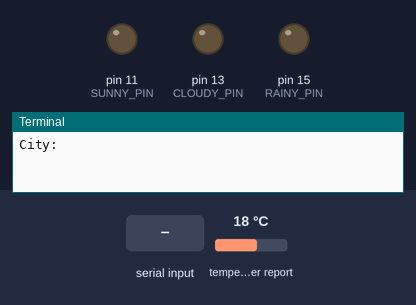
Simulated run of this program. Board: Raspberry Pi (header pin numbers). Shown: output pins drawn as LEDs (lit = HIGH), the last lines printed to the terminal. The test bench sets the inputs (shaded band); at power-on: temperature in the web weather report 18 °C. Requests to the public web service named in the program get a made-up reply in its usual format after 0.4 s (London, UTC, broken clouds, 64 % humidity, 1013 hPa unless stated).

Above: at 1.2 s.
1.3 s: "clear sky" typed at the terminal, then Enter
At 2.8 s:
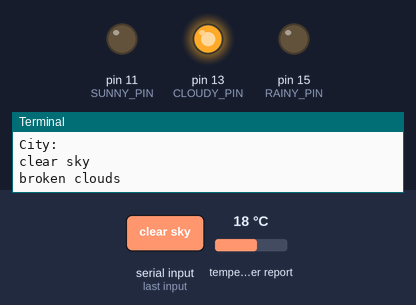
Timing chart, 0 to 4.3 s (numbered marks = the images above; inputs shaded):
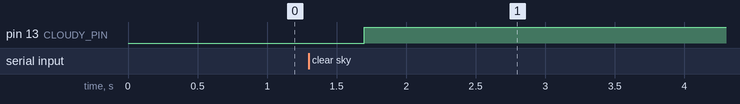

Measured:
- after the input at 1.3 s, pin 13 (CLOUDY_PIN): LOW → HIGH after 0.40 s

The program:

weather_app.py
```python
import RPi.GPIO as GPIO
import time
import requests

# Set up GPIO pins
SUNNY_PIN = 11
CLOUDY_PIN = 13
RAINY_PIN = 15
THUNDERSTORM_PIN = 29

GPIO.setmode(GPIO.BOARD)
GPIO.setup(SUNNY_PIN, GPIO.OUT)
GPIO.setup(CLOUDY_PIN, GPIO.OUT)
GPIO.setup(RAINY_PIN, GPIO.OUT)
GPIO.setup(THUNDERSTORM_PIN, GPIO.OUT)


# Make an API request to the OpenWeatherMap API
response = requests.get(
    "https://api.openweathermap.org/data/2.5/weather?q="
    + input("City: ")
    + "&appid=5cf3a96718521eabbe985b47e198c8a9"
)


def reset_all():
    """Resets all pins to LOW"""
    GPIO.output(SUNNY_PIN, GPIO.LOW)
    GPIO.output(CLOUDY_PIN, GPIO.LOW)
    GPIO.output(RAINY_PIN, GPIO.LOW)
    GPIO.output(THUNDERSTORM_PIN, GPIO.LOW)


while True:

    # Check if the request was successful
    if response.status_code == 200:
        # Print the response content (which contains the weather data)
        data = response.json()
        description = data["weather"][0]["description"]

        print(description)

        reset_all()

        if description == "clear sky":
            GPIO.output(SUNNY_PIN, GPIO.HIGH)
        elif (
            description == "few clouds"
            or description == "scattered clouds"
            or description == "broken clouds"
        ):
            GPIO.output(CLOUDY_PIN, GPIO.HIGH)
        elif description == "shower rain" or description == "rain":
            GPIO.output(RAINY_PIN, GPIO.HIGH)
        elif description == "thunderstorm":
            GPIO.output(THUNDERSTORM_PIN, GPIO.HIGH)
        else:
            pass

    else:
        # Print an error message
        print("Error: Unable to fetch weather data.")

    time.sleep(600)
```
